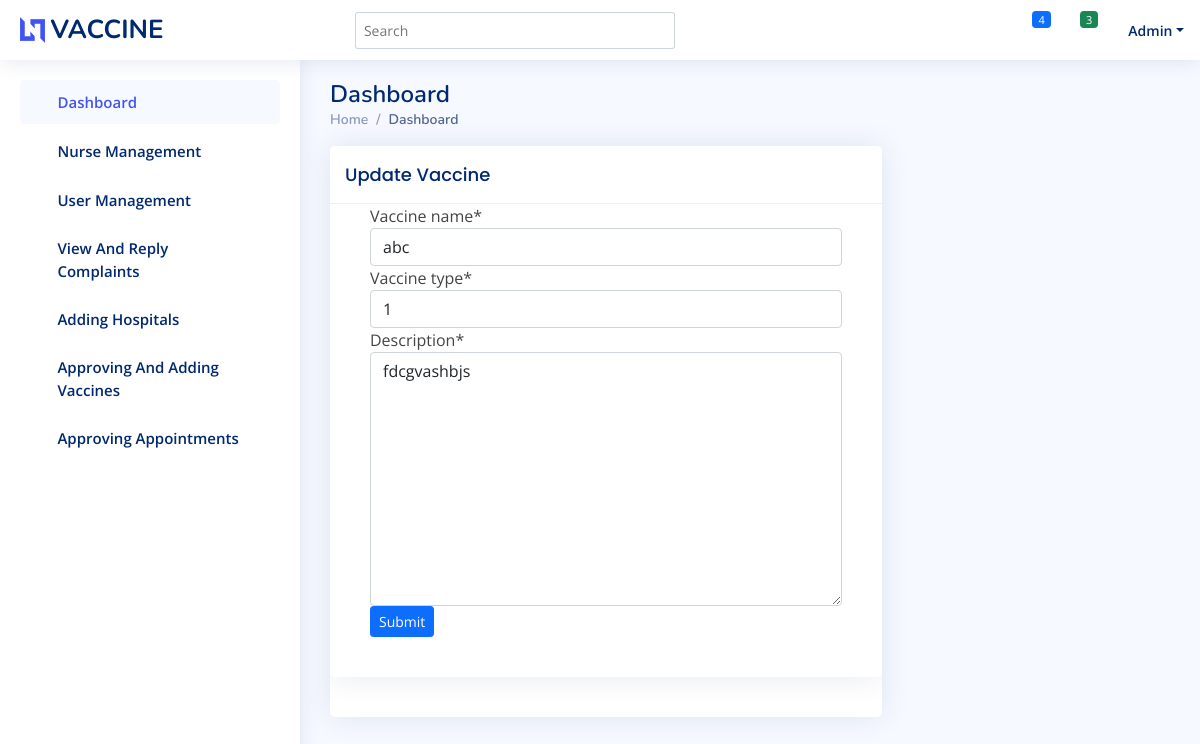
The app's page /updatevaccine/2/, older data.
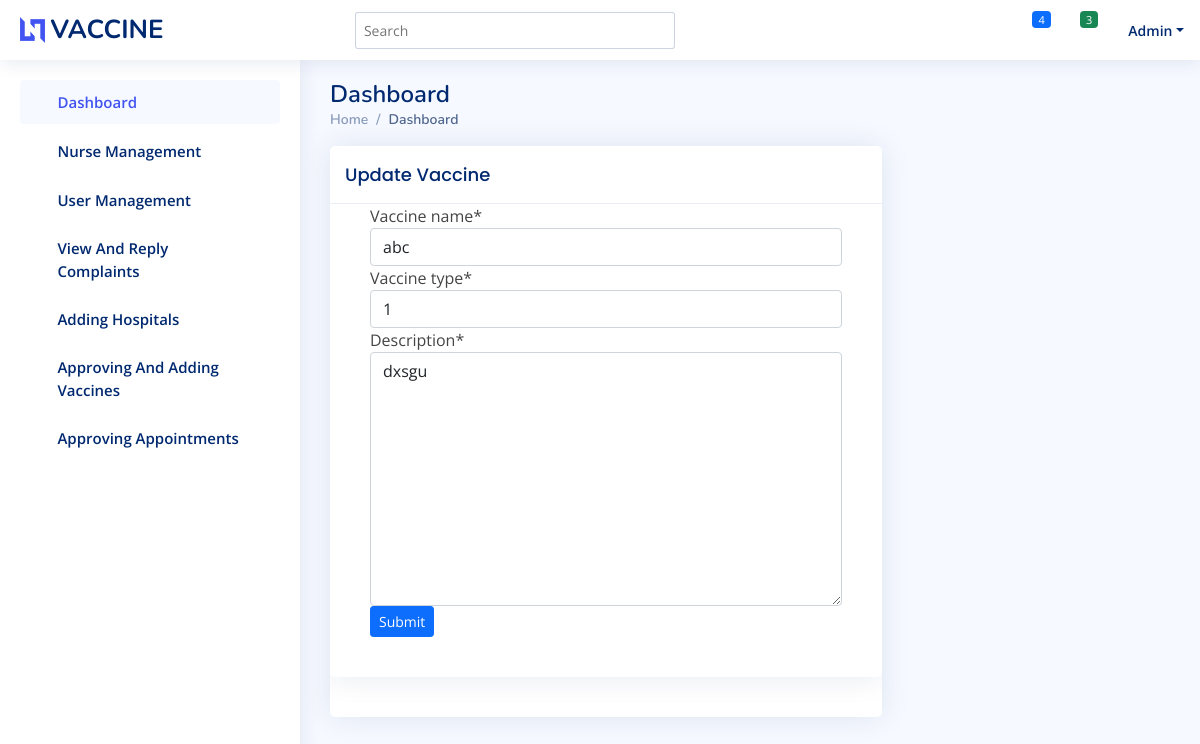
The same page, newer data.
### proapp/models.py (models this page shows, shortened)
class vaccine(models.Model):
    vaccine_name=models.CharField(max_length=50)
    vaccine_type=models.CharField(max_length=50)
    description=models.TextField()
    approvel_status=models.IntegerField(default=0)

### proapp/adminviews.py (the view)
def update_vaccine(request, id):
    n = vaccine.objects.get(id=id)
    if request.method == 'POST':
        form = vaccineform(request.POST or None, instance=n)
        if form.is_valid():
            form.save()
            return redirect('viewvaccine')
    else:
        form = vaccineform(request.POST or None, instance=n)
    return render(request, 'admin_temp/vaccine_update.html', {'form': form})

### proapp/forms.py
class vaccineform(forms.ModelForm):
    class Meta:
        model= vaccine
        fields=('vaccine_name','vaccine_type','description')

### templates/admin_temp/vaccine_update.html (shortened to what this page needs)
{% extends 'admin_temp/index.html'%}
{% block content %}
{% load crispy_forms_filters %}
<div class="col-lg-12">
    <div class="card">
        <div class="card-header">
            <strong class="card-title">Update Vaccine</strong>
        </div>
        <div class="card-body">
            <div id="pay-invoice">
                <div class="card-body">
                    <form method="post">{% csrf_token %}
                    <div class="form-body">
                        {{form|crispy}}
                    </div>
                    <div class="form-actions form-group">
                        <button type="submit" class="btn btn-primary btn-sm">Submit</button>
                    </div>
                    </form>
                </div>
            </div>
        </div>
    </div>
</div>
{% endblock %}

Row changes from the older to the newer data that the page shows:
changed vaccine "abc": description "fdcgvashbjs" → "dxsgu"
